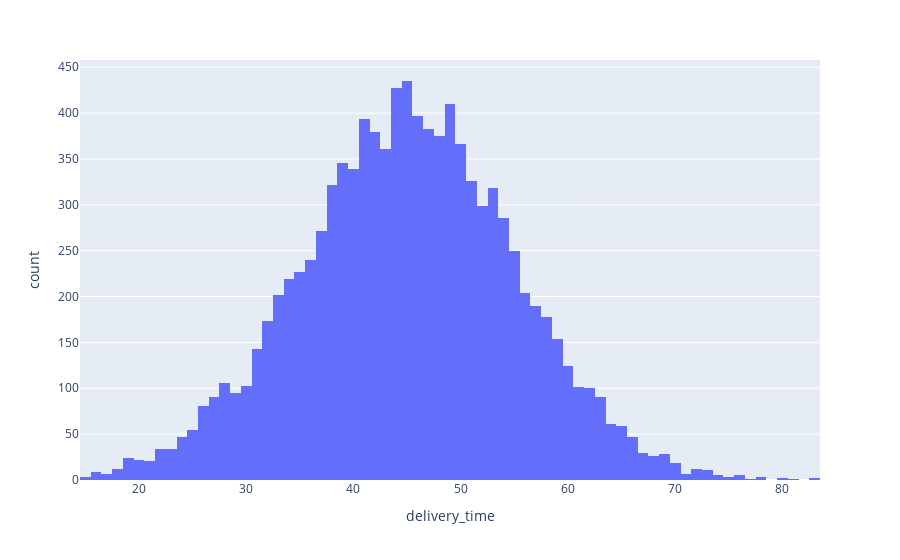

Notebook code cell kept with this figure:
### Code cell
# контрольная группа
fig = px.histogram(df[df['experiment_group'] == 'control'], x="delivery_time")
fig.show()

### Figure 1 — Plotly figure (JSON) as saved in the notebook; plotly's stock layout.template omitted (floating-point values rounded to 4 significant figures; data arrays with more than 128 entries replaced by an {"elided": "..."} marker saying what was removed)
{"data": [{"alignmentgroup": "True", "bingroup": "x", "hovertemplate": "delivery_time=%{x}<br>count=%{y}<extra></extra>", "legendgroup": "", "marker": {"color": "#636efa", "pattern": {"shape": ""}}, "name": "", "offsetgroup": "", "orientation": "v", "showlegend": false, "type": "histogram", "x": {"elided": "10092 int values"}, "xaxis": "x", "yaxis": "y"}], "layout": {"autosize": true, "barmode": "relative", "legend": {"tracegroupgap": 0}, "margin": {"t": 60}, "xaxis": {"anchor": "y", "autorange": true, "domain": [0, 1], "range": [14.5, 83.5], "title": {"text": "delivery_time"}, "type": "linear"}, "yaxis": {"anchor": "x", "autorange": true, "domain": [0, 1], "range": [0, 457.9], "title": {"text": "count"}}}}
